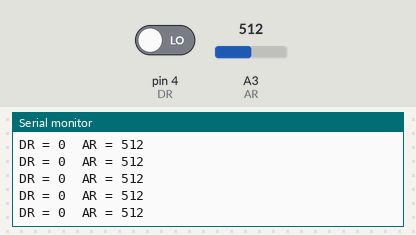
Bench run of a sketch on a simulated Arduino Uno, built with avr-gcc and run on an emulated ATmega328P. Shown: the last lines printed to the serial monitor. The test bench sets the inputs (shaded band); at power-on: A3 (AR) = 512, pin 4 (DR) LOW.

Above: at 1.2 s.
1.3 s: A3 (AR) set to 11
At 2.2 s:
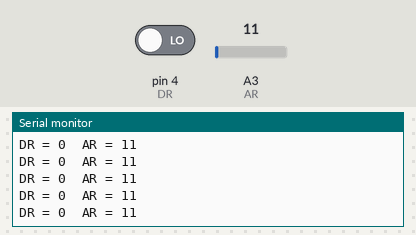
2.8 s: A3 (AR) set to 8
At 3.8 s:
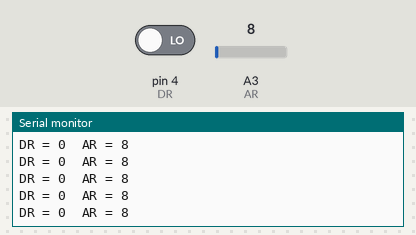
11.8 s: A3 (AR) set to 985
At 12.7 s:
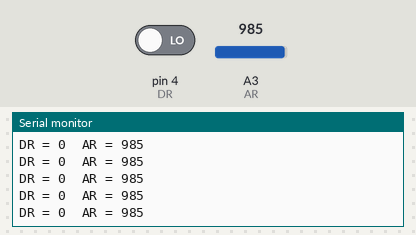
14.8 s: A3 (AR) set to 1014
At 15.8 s:
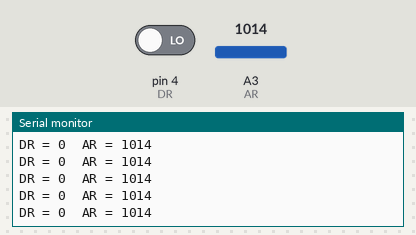
Timing chart, 0 to 17.3 s (numbered marks = the images above; inputs shaded):
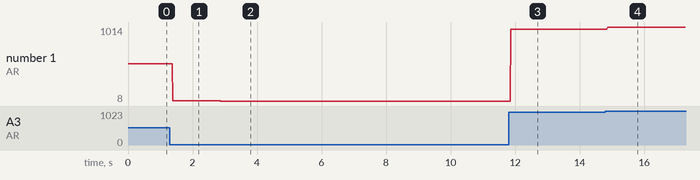

Measured:
- after the input at 1.3 s, the serial monitor: prints a new line after 0.09 s (image 1)
- after the input at 2.8 s, the serial monitor: prints a new line after 0.07 s (image 2)
- after the input at 11.8 s, the serial monitor: prints a new line after 0.07 s (image 3)
- after the input at 14.8 s, the serial monitor: prints a new line after 0.07 s (image 4)
- plotted number 1: 512 → 11 after the input at 1.3 s, 11 → 8 after the input at 2.8 s, 8 → 985 after the input at 11.8 s, 985 → 1014 after the input at 14.8 s

The sketch:

Light-module.ino
```cpp
#define AR 3 // 模拟输出
#define DR 4 // 数字输出

void setup() {
    Serial.begin(9600);
}

void loop() {
    int dv = digitalRead(DR);
    int av = analogRead(AR);
    Serial.print("DR = ");
    Serial.print(dv);
    Serial.print("  AR = ");
    Serial.println(av);
}
```
